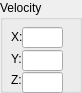
    <widget class="QGroupBox" name="IDC_STATIC_2">
      <property name="geometry">
        <rect>
          <x>11</x>
          <y>241</y>
          <width>82</width>
          <height>93</height>
        </rect>
      </property>
      <property name="title">
        <string>Velocity</string>
      </property>
      <property name="visible">
        <bool>true</bool>
      </property>
      <property name="enabled">
        <bool>true</bool>
      </property>
      <property name="flat">
        <bool>false</bool>
      </property>
      <widget class="QLineEdit" name="IDC_PVELOCITY_X">
        <property name="geometry">
          <rect>
            <x>22</x>
            <y>27</y>
            <width>41</width>
            <height>21</height>
          </rect>
        </property>
        <property name="visible">
          <bool>true</bool>
        </property>
        <property name="enabled">
          <bool>true</bool>
        </property>
      </widget>
      <widget class="QLabel" name="IDC_STATIC_3">
        <property name="geometry">
          <rect>
            <x>11</x>
            <y>30</y>
            <width>51</width>
            <height>16</height>
          </rect>
        </property>
        <property name="text">
          <string>X:</string>
        </property>
        <property name="visible">
          <bool>true</bool>
        </property>
        <property name="enabled">
          <bool>true</bool>
        </property>
        <property name="alignment">
          <set>Qt::AlignLeft</set>
        </property>
      </widget>
      <widget class="QLineEdit" name="IDC_PVELOCITY_Y">
        <property name="geometry">
          <rect>
            <x>22</x>
            <y>50</y>
            <width>41</width>
            <height>21</height>
          </rect>
        </property>
        <property name="visible">
          <bool>true</bool>
        </property>
        <property name="enabled">
          <bool>true</bool>
        </property>
      </widget>
      <widget class="QLabel" name="IDC_STATIC_4">
        <property name="geometry">
          <rect>
            <x>11</x>
            <y>52</y>
            <width>51</width>
            <height>16</height>
          </rect>
        </property>
        <property name="text">
          <string>Y:</string>
        </property>
        <property name="visible">
          <bool>true</bool>
        </property>
        <property name="enabled">
          <bool>true</bool>
        </property>
        <property name="alignment">
          <set>Qt::AlignLeft</set>
        </property>
      </widget>
      <widget class="QLineEdit" name="IDC_PVELOCITY_Z">
        <property name="geometry">
          <rect>
            <x>22</x>
            <y>72</y>
            <width>41</width>
            <height>21</height>
          </rect>
        </property>
        <property name="visible">
          <bool>true</bool>
        </property>
        <property name="enabled">
          <bool>true</bool>
        </property>
      </widget>
      <widget class="QLabel" name="IDC_STATIC_5">
        <property name="geometry">
          <rect>
            <x>11</x>
            <y>73</y>
            <width>51</width>
            <height>16</height>
          </rect>
        </property>
        <property name="text">
          <string>Z:</string>
        </property>
        <property name="visible">
          <bool>true</bool>
        </property>
        <property name="enabled">
          <bool>true</bool>
        </property>
        <property name="alignment">
          <set>Qt::AlignLeft</set>
        </property>
      </widget>
    </widget>
